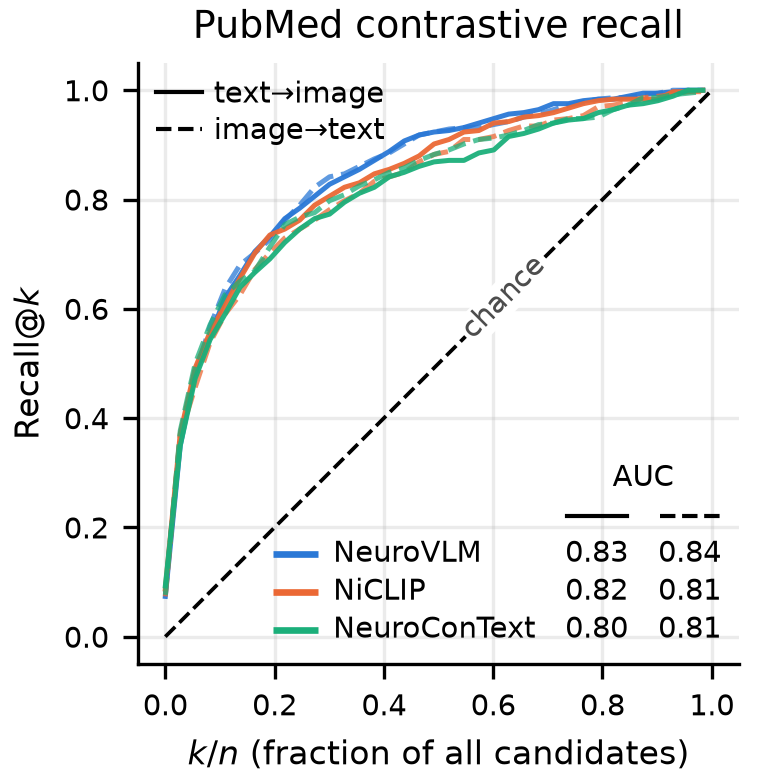

Write Python code to recreate this figure.
#!/usr/bin/env python
"""Fig. S3: PubMed test recall@k of NeuroVLM vs NiCLIP vs NeuroConText (docs/figures/23_versus_others.ipynb), on the test
papers in neither baseline's training set. The baselines come from their authors' releases (scripts/data/fetch_baselines.py)
and are evaluated on DiFuMo-512 features of the test maps and 7B embeddings of the test texts (Mistral-7B-v0.1 and
BrainGPT-7B-v0.2 at pinned revisions, one pass each, cached). A baseline that cannot be fetched or evaluated is drawn
from baseline_curves.csv, which this script rewrites whenever both were evaluated.

    .venv/bin/python scripts/figures/main/figS3_recall_comparison.py
"""
from __future__ import annotations

import pickle
import sys
from pathlib import Path

import numpy as np
from _shared import (
    FIG_HALF_W, SERIES, banner, cache_file, fig_parser, finalize, finish, free_gpu, get_logger, hf_pinned, load_models,
    load_pt, note_source, pubmed_keep, pubmed_test_mask, recall_axes, run_file, save_pt, select_device, timed,
    text_width_in, to_device_batches, trapz_auc,
)

sys.path.insert(0, str(Path(__file__).resolve().parents[2] / "data"))  # scripts/data/
from fetch_baselines import ensure as fetch_baselines  # noqa: E402

STEM = "figS3_recall_comparison"
log = get_logger(STEM)
MISTRAL = "mistralai/Mistral-7B-v0.1"  # NeuroConText's text encoder, and the base of BrainGPT
BRAINGPT = "BrainGPT/BrainGPT-7B-v0.2"  # NiCLIP's text encoder: a LoRA adapter on Mistral-7B-v0.1
NICLIP_CKPT = "niclip/model-clip_section-body_embedding-BrainGPT-7B-v0.2_best.pth"
NICLIP_SPLIT = "niclip/model-gclda_cogatlasred-task_embedding-BrainGPT-7B-v0.2_section-body.pkl"
NC_REPO = "neurovlm/neurocontext-baseline"  # the checkpoint: NeuroConText's training script on its authors' data (they publish none)
NC_CKPT, NC_TRAIN, NC_PIPE = "neurocontext/best_val.pt", "neurocontext/train_pmids.pkl", "neurocontext/text_preprocessing_pipeline.pkl"
MODELS = ("NeuroVLM", "NiCLIP", "NeuroConText")


def parse_args():
    p = fig_parser("Fig. S3: contrastive recall, NeuroVLM vs NiCLIP vs NeuroConText.")
    p.add_argument("--step", type=int, default=10)
    p.add_argument("--baseline-csv", type=Path, default=Path(__file__).with_name("baseline_curves.csv"),
                   help="Precomputed curves (model,direction,normalized_k,recall) for baselines that cannot be evaluated.")
    p.add_argument("--no-fair-subset", action="store_true", help="Evaluate on the whole test split.")
    return finalize(p.parse_args())


def _build_models():
    """Loaders of the NiCLIP and NeuroConText checkpoints (architectures copied from their repositories)."""
    import torch
    import torch.nn as nn
    import torch.nn.functional as F

    class ResHead(nn.Module):
        def __init__(self, dim):
            super().__init__()
            self.gelu, self.fc, self.dropout, self.layer_norm = nn.GELU(), nn.Linear(dim, dim), nn.Dropout(0.1), nn.LayerNorm(dim)

        def forward(self, x):
            return self.layer_norm(x + self.dropout(self.gelu(self.fc(x))))

    class ProjHead(nn.Module):
        def __init__(self, in_dim, out_dim):
            super().__init__()
            self.projection, self.gelu, self.fc = nn.Linear(in_dim, out_dim), nn.GELU(), nn.Linear(out_dim, out_dim)
            self.dropout, self.layer_norm = nn.Dropout(0.1), nn.LayerNorm(out_dim)

        def forward(self, x):
            p = self.projection(x)
            return self.layer_norm(self.dropout(self.fc(self.gelu(p))) + p)

    class NiImage(nn.Module):
        def __init__(self, dim):
            super().__init__()
            self.model = nn.Sequential(ResHead(dim), ResHead(dim), ResHead(dim))

        def forward(self, x):
            return self.model(x)

    class NiText(nn.Module):
        def __init__(self, text_dim, out_dim):
            super().__init__()
            self.model = nn.Sequential(ProjHead(text_dim, out_dim), ResHead(out_dim), ResHead(out_dim))

        def forward(self, x):
            return self.model(x)

    class NiCLIP(nn.Module):
        def __init__(self, text_dim, img_dim):
            super().__init__()
            self.image_model, self.text_model = NiImage(img_dim), NiText(text_dim, img_dim)
            self.logit_scale = nn.Parameter(torch.ones([]))

        def encode_image(self, x):
            return F.normalize(self.image_model(x), dim=1)

        def encode_text(self, x):
            return F.normalize(self.text_model(x), dim=1)

    class NeuroConText(nn.Module):
        def __init__(self, text_dim, img_dim):
            super().__init__()
            self.image_model = nn.Sequential(ResHead(img_dim), ResHead(img_dim), ResHead(img_dim))
            self.text_model = nn.Sequential(ProjHead(text_dim, img_dim), ResHead(img_dim), ResHead(img_dim))
            self.logit_scale = nn.Parameter(torch.ones([]))

        def encode_image(self, x):
            return F.normalize(self.image_model(x), dim=1)

        def encode_text(self, x):
            return F.normalize(self.text_model(x), dim=1)

    def load_niclip(path):
        sd = torch.load(path, weights_only=True, map_location="cpu")
        m = NiCLIP(sd["text_model.model.0.projection.weight"].shape[1], sd["image_model.model.0.fc.weight"].shape[1])
        m.load_state_dict(sd)
        return m.eval()

    def load_neurocontext(path):
        sd = torch.load(path, weights_only=True, map_location="cpu")
        m = NeuroConText(sd["text_model.0.projection.weight"].shape[1], sd["image_model.0.fc.weight"].shape[1])
        m.load_state_dict(sd)
        return m.eval()

    return load_niclip, load_neurocontext


def _niclip_train_pmids(path: Path) -> set[int]:
    """NiCLIP's training PMIDs: the ids ('<pmid>-<experiment>') of the GC-LDA model fit on the checkpoint's training split."""
    import gzip

    import matplotlib

    with gzip.open(path, "rb") as fh, matplotlib.rc_context():  # unpickling imports nimare, which resets rcParams
        model = pickle.load(fh)  # nimare GCLDAModel
    return {int(str(i).split("-")[0]) for i in model.ids}


def _merge_lora(model, repo: str):
    """Fold the LoRA adapter of ``repo`` into its base model: W += alpha / r · B A on every target module."""
    import json

    import torch
    from huggingface_hub import hf_hub_download

    rev = hf_pinned(repo)
    cfg = json.loads(Path(hf_hub_download(repo, "adapter_config.json", revision=rev)).read_text())
    lora = torch.load(hf_hub_download(repo, "adapter_model.bin", revision=rev), weights_only=True, map_location="cpu")
    params = dict(model.named_parameters())
    with torch.no_grad():
        for key, a in lora.items():
            if ".lora_A." not in key:
                continue
            b = lora[key.replace(".lora_A.", ".lora_B.")]
            w = params[key.replace("base_model.model.", "", 1).replace(".lora_A.weight", ".weight")]
            w += (cfg["lora_alpha"] / cfg["r"] * b.float() @ a.float()).to(w.dtype)


def _llm_embeddings(texts, repo: str, cache_path: Path, device, *, adapter: str | None = None, max_length: int,
                    batch_size: int = 4):
    """Mean last hidden state of each text under the pinned 7B model (bf16), as the notebook's cells 12-13."""
    import torch
    from transformers import AutoModelForCausalLM, AutoTokenizer

    rev = hf_pinned(repo)
    tok = AutoTokenizer.from_pretrained(repo, revision=rev)
    tok.pad_token = tok.eos_token
    model = AutoModelForCausalLM.from_pretrained(repo, revision=rev, dtype=torch.bfloat16).eval()
    if adapter:
        _merge_lora(model, adapter)
    model.to(device)
    out = []
    for s in range(0, len(texts), batch_size):
        enc = tok(texts[s:s + batch_size], return_tensors="pt", padding=True, truncation=True, max_length=max_length).to(device)
        with torch.no_grad():
            h = model(**enc, output_hidden_states=True).hidden_states[-1].float()
        m = enc["attention_mask"].unsqueeze(-1).float()
        out.append(((h * m).sum(1) / m.sum(1).clamp(min=1)).cpu())
        if (s // batch_size) % 100 == 0:
            log.info("%s embeddings %d/%d", adapter or repo, min(s + batch_size, len(texts)), len(texts))
    del model
    free_gpu()
    emb = torch.cat(out)
    save_pt(cache_path, emb)
    return emb


def _difumo_512(images, cache_path: Path):
    """DiFuMo-512 (2 mm) features of the test maps, in chunks of 100."""
    import torch
    from nilearn import datasets as nl_datasets
    from nilearn.image import concat_imgs
    from nilearn.maskers import NiftiMapsMasker
    from _shared import load_masker

    masker = load_masker()
    difumo = nl_datasets.fetch_atlas_difumo(dimension=512, resolution_mm=2)
    m512 = NiftiMapsMasker(maps_img=difumo.maps).fit()
    feats = []
    for s in range(0, len(images), 100):
        imgs = concat_imgs([masker.inverse_transform(np.asarray(x)) for x in images[s:s + 100]])
        feats.append(torch.as_tensor(m512.transform(imgs), dtype=torch.float32))
        log.info("DiFuMo-512 features %d/%d", min(s + 100, len(images)), len(images))
    out = torch.cat(feats)
    save_pt(cache_path, out)
    return out


def compute(args, device):
    cache = cache_file(args, "figS3_curves", excl=True)
    if cache.exists() and not args.force:
        log.info("cache hit %s", cache)
        return load_pt(cache)
    import pandas as pd
    import torch
    import torch.nn.functional as F
    from _shared import load_dataset, load_latent
    from neurovlm.metrics.retrieval import recall_curve

    curves, notes = {}, {}
    with timed("NeuroVLM test-split embeddings", log, args.cache_dir, stage=STEM):
        df_pubs = load_dataset("pubmed_text")
        df_test = df_pubs[pubmed_test_mask(args, df_pubs, log)].sort_values("pmid").reset_index(drop=True)
        test_pmids = df_test["pmid"].to_numpy()
        lt, pt = load_latent("pubmed_text")
        mt = pd.Series(np.asarray(pt)).isin(test_pmids).to_numpy()
        lt = lt[mt].float()
        heads = load_models(["proj_head_text_infonce", "proj_head_image_infonce"], device, args.model_dir, log)
        images = None
        if run_file(args.model_dir, "autoencoder") is not None:  # the run's autoencoder: re-encode the test maps
            ae = load_models(["autoencoder"], device, args.model_dir, log)["autoencoder"]
            imgs_all, pi = load_dataset("pubmed_images")
            mi = pd.Series(np.asarray(pi)).isin(test_pmids).to_numpy()
            images = imgs_all[mi].float()
            li = to_device_batches(ae.encoder, images, device, batch_size=1024)
        else:
            li, pi = load_latent("pubmed_images")
            note_source("autoencoder", "released:neurovlm/NeuroAutoEncoder (HF pubmed_images latents)")
            mi = pd.Series(np.asarray(pi)).isin(test_pmids).to_numpy()
            li = li[mi].float()
        if not (np.array_equal(np.asarray(pt)[mt], test_pmids) and np.array_equal(np.asarray(pi)[mi], test_pmids)):
            raise RuntimeError("HF latents are not aligned with the sorted PubMed test split")
        with torch.no_grad():
            z_t = F.normalize(heads["proj_head_text_infonce"](F.normalize(lt.to(device), dim=1)), dim=1).cpu()
            z_i = F.normalize(heads["proj_head_image_infonce"](li.to(device)), dim=1).cpu()
        n_test = len(test_pmids)

    # the baselines, fetched from their authors' releases; whatever cannot be fetched is drawn from --baseline-csv
    try:
        files = fetch_baselines()
    except Exception as exc:  # network, a changed file, ...
        log.warning("baselines not fetched: %s; NiCLIP and NeuroConText come from %s", exc, args.baseline_csv)
        files = {}
    try:
        files[NC_CKPT] = Path(hf_pinned(NC_REPO, "best_val.pt", "model"))
    except Exception as exc:
        log.warning("NeuroConText checkpoint not fetched: %s; its curve comes from %s", exc, args.baseline_csv)
    notes["baselines"] = sorted(files)  # manifest names of the files in place

    # fair subset: test papers in neither baseline's training set
    fair = np.ones(n_test, dtype=bool)
    fair_file = Path(args.baseline_csv).with_name("baseline_fair_pmids.txt")  # the subset the precomputed curves are on
    if not args.no_fair_subset and NICLIP_SPLIT in files and NC_TRAIN in files:
        s1 = _niclip_train_pmids(files[NICLIP_SPLIT])
        with files[NC_TRAIN].open("rb") as fh:
            s2 = set(map(int, pickle.load(fh)))
        in1 = np.array([int(p) in s1 for p in test_pmids])
        in2 = np.array([int(p) in s2 for p in test_pmids])
        fair = ~(in1 | in2)
        notes["fair_subset"] = {"n_test": int(n_test), "in_niclip_train": int(in1.sum()), "in_neurocontext_train": int(in2.sum()),
                                "n_fair": int(fair.sum())}
        log.info("fair subset: %d / %d test papers", fair.sum(), n_test)
    elif not args.no_fair_subset and fair_file.exists():
        keep = set(map(int, fair_file.read_text().split()))
        fair = np.array([int(p) in keep for p in test_pmids])
        notes["fair_subset"] = f"read from {fair_file.name} ({int(fair.sum())} papers, the subset of the precomputed curves)"
        log.warning("training pmid lists not fetched; fair subset read from %s", fair_file.name)
    else:
        notes["fair_subset"] = "not applied (training pmid lists unavailable or --no-fair-subset)"
        if not args.no_fair_subset:
            log.warning("training pmid lists not fetched; using the whole test split")
    excl_ok = pubmed_keep(args, test_pmids, key="PubMed test", log=log)
    notes["eval_exclusions_dropped_from_evaluated_subset"] = int((fair & ~excl_ok).sum())
    idx = np.flatnonzero(fair & excl_ok)
    if args.max_samples:
        idx = idx[: args.max_samples]
    n = len(idx)
    x = np.arange(0, n, args.step) / n

    def add_curve(name, zt, zi):
        t2i, i2t = recall_curve(zt, zi, step=args.step)
        curves[name] = {"t2i": t2i.numpy(), "i2t": i2t.numpy(), "auc_t2i": trapz_auc(x, t2i.numpy()),
                        "auc_i2t": trapz_auc(x, i2t.numpy()), "source": "evaluated"}
        log.info("%s n=%d AUC t2i=%.3f i2t=%.3f", name, n, curves[name]["auc_t2i"], curves[name]["auc_i2t"])

    add_curve("NeuroVLM", z_t[idx], z_i[idx])

    # baselines: their checkpoints on DiFuMo-512 features of the test maps and 7B embeddings of the test texts
    load_niclip, load_neurocontext = _build_models()
    texts = (df_test["name"] + " [SEP] " + df_test["description"]).tolist()
    img512 = None
    if NICLIP_CKPT in files or NC_CKPT in files:
        p = cache_file(args, "figS3_img_emb_512", tagged=False)
        if p.exists():
            img512 = load_pt(p)
        else:
            with timed("DiFuMo-512 features", log, args.cache_dir, stage=STEM):
                if images is None:
                    imgs_all, pi = load_dataset("pubmed_images")
                    images = imgs_all[pd.Series(np.asarray(pi)).isin(test_pmids).to_numpy()].float()
                    del imgs_all
                img512 = _difumo_512(images, p)

    def baseline(name, run):
        try:
            with timed(f"{name} evaluation", log, args.cache_dir, stage=STEM):
                run()
        except Exception as exc:
            notes[name] = f"precomputed: {type(exc).__name__}: {exc}"
            log.warning("%s not evaluated (%s); curve from %s", name, exc, args.baseline_csv)

    def run_niclip():
        p = cache_file(args, "figS3_text_braingpt", tagged=False)
        emb = load_pt(p) if p.exists() else _llm_embeddings(texts, MISTRAL, p, device, adapter=BRAINGPT, max_length=4096)
        m = load_niclip(files[NICLIP_CKPT])
        with torch.no_grad():
            add_curve("NiCLIP", m.encode_text(emb[idx]), m.encode_image(img512[idx]))

    def run_neurocontext():
        p = cache_file(args, "figS3_text_mistral", tagged=False)
        emb = load_pt(p) if p.exists() else _llm_embeddings(texts, MISTRAL, p, device, max_length=8192)
        with files[NC_PIPE].open("rb") as fh:
            pipe = pickle.load(fh)  # L2 normalisation, then the StandardScaler fit on the training texts
        txt = torch.tensor(pipe.transform(F.normalize(emb, dim=1).numpy()).astype("float32"))
        m = load_neurocontext(files[NC_CKPT])
        with torch.no_grad():
            add_curve("NeuroConText", m.encode_text(txt[idx]), m.encode_image(img512[idx]))

    if NICLIP_CKPT in files:
        baseline("NiCLIP", run_niclip)
    else:
        notes["NiCLIP"] = "precomputed: checkpoint not fetched"
    if NC_CKPT in files and NC_PIPE in files:
        baseline("NeuroConText", run_neurocontext)
    else:
        notes["NeuroConText"] = "precomputed: checkpoint or text pipeline not fetched"
    # precomputed curves for anything still missing
    if args.baseline_csv and Path(args.baseline_csv).exists():
        df = pd.read_csv(args.baseline_csv)
        for name, g in df.groupby("model"):
            if name in curves:
                continue
            entry = {"source": f"csv:{Path(args.baseline_csv).name} (precomputed curve on the fair subset)"}
            for direction in ("t2i", "i2t"):
                gd = g[g["direction"] == direction].sort_values("normalized_k")
                if len(gd):
                    entry[direction] = {"x": gd["normalized_k"].to_numpy(), "y": gd["recall"].to_numpy()}
                    entry[f"auc_{direction}"] = trapz_auc(gd["normalized_k"], gd["recall"])
            if "t2i" in entry or "i2t" in entry:
                curves[name] = entry
                log.info("%s curves loaded from %s", name, args.baseline_csv)
    if all(curves.get(m, {}).get("source") == "evaluated" for m in MODELS[1:]) and isinstance(notes["fair_subset"], dict):
        rows = [(m, d, float(k), float(r)) for m in MODELS[1:] for d in ("t2i", "i2t") for k, r in zip(x, curves[m][d])]
        pd.DataFrame(rows, columns=["model", "direction", "normalized_k", "recall"]).to_csv(args.baseline_csv, index=False)
        fair_file.write_text("".join(f"{int(p)}\n" for p in test_pmids[fair]))
        log.info("precomputed curves and their subset written to %s, %s", args.baseline_csv, fair_file.name)
    free_gpu()
    payload = {"x": x, "n": n, "n_test": int(n_test), "step": args.step, "curves": curves, "notes": notes}
    save_pt(cache, payload)
    return payload


def auc_table(ax, rows, fs):
    """AUC table in the empty lower right of a square recall panel, below the chance diagonal: per model a colour
    handle, its name and its text→image and image→text AUC; the two AUC columns sit under one "AUC" header that spans
    them and, below it, a solid and a dashed line sample (one per column)."""
    a_in = ax.get_position().width * ax.figure.get_figwidth()
    pitch = fs * 1.3 / 72.0
    num_w = text_width_in("0.00", fs)
    num_r = [a_in - 0.06 - num_w - 0.1, a_in - 0.06]  # right edges of the two AUC columns
    num_c = [r - num_w / 2 for r in num_r]  # their centres
    x_name = num_r[0] - num_w - 0.1 - max(text_width_in(name, fs) for name, *_ in rows)

    def at(x_in, y_in):
        return x_in / a_in, y_in / a_in

    kw = dict(transform=ax.transAxes, fontsize=fs, va="center")
    ax.text(*at(sum(num_c) / 2, 0.05 + (len(rows) + 1.5) * pitch), "AUC", ha="center", **kw)  # over both columns
    y = 0.05 + (len(rows) + 0.5) * pitch
    for c, ls in zip(num_c, ("-", "--")):
        ax.plot(*zip(at(c - 0.1, y), at(c + 0.1, y)), transform=ax.transAxes, color="black", ls=ls, lw=1.0)
    for i, (name, col, auc_t2i, auc_i2t) in enumerate(rows):
        y = 0.05 + (len(rows) - i - 0.5) * pitch
        ax.plot(*zip(at(x_name - 0.2, y), at(x_name - 0.05, y)), transform=ax.transAxes, color=col, lw=1.6,
                solid_capstyle="butt")
        ax.text(*at(x_name, y), name, ha="left", **kw)
        for r, v in zip(num_r, (auc_t2i, auc_i2t)):
            if v is not None:
                ax.text(*at(r, y), f"{v:.2f}", ha="right", **kw)


def render(args, payload):
    import matplotlib.pyplot as plt
    from matplotlib.lines import Line2D

    plt.rcParams["savefig.bbox"] = "standard"  # the saved figure is exactly FIG_HALF_W square
    fs = args.font_size
    w = FIG_HALF_W
    left, bottom, top = 0.46, 0.36, 0.21  # inches: y label and ticks, x label and ticks, title
    side = w - bottom - top  # square axes
    fig = plt.figure(figsize=(w, w))
    ax = fig.add_axes([left / w, bottom / w, side / w, side / w])
    recall_axes(ax, title="PubMed contrastive recall")
    order = [m for m in MODELS if m in payload["curves"]] + [m for m in payload["curves"] if m not in MODELS]
    rows = []
    for k, name in enumerate(order):
        c = payload["curves"][name]
        col = SERIES[k % len(SERIES)]
        rows.append((name, col, c.get("auc_t2i"), c.get("auc_i2t")))
        for direction, ls in (("t2i", "-"), ("i2t", "--")):
            if direction not in c:
                continue
            xy = c[direction]
            xs, ys = (xy["x"], xy["y"]) if isinstance(xy, dict) else (payload["x"], xy)
            ax.plot(xs, ys, ls=ls, color=col, lw=1.2, alpha=0.95 if ls == "-" else 0.75)
    ax.text(0.62, 0.62, "chance", rotation=45, rotation_mode="anchor", ha="center", va="center", fontsize=fs,
            color="0.3", bbox=dict(facecolor="white", edgecolor="none", pad=0.6))
    # line styles in the empty top left (the curves rise steeply), the models and their AUCs in the lower right
    ax.legend(handles=[Line2D([], [], color="black", lw=1.0, ls=ls, label=lab)
                       for ls, lab in (("-", "text→image"), ("--", "image→text"))],
              loc="upper left", fontsize=fs, handlelength=1.6, handletextpad=0.4, labelspacing=0.25, borderaxespad=0.2)
    auc_table(ax, rows, fs)
    return fig


def main():
    args = parse_args()
    banner(log, args, STEM)
    device = select_device(args.device)
    payload = compute(args, device)
    with timed("render", log, args.cache_dir, stage=STEM):
        fig = render(args, payload)
        components = ("autoencoder", "proj_head_text_infonce", "proj_head_image_infonce") + (("pmids_split",) if args.model_dir else ())
        finish(fig, STEM, args, log, components=components, text_dump={
            "n": payload["n"], "n_test": payload["n_test"], "notes": payload["notes"],
            "auc": {k: {d: v.get(f"auc_{d}") for d in ("t2i", "i2t")} | {"source": v["source"]}
                    for k, v in payload["curves"].items()}})


if __name__ == "__main__":
    main()
